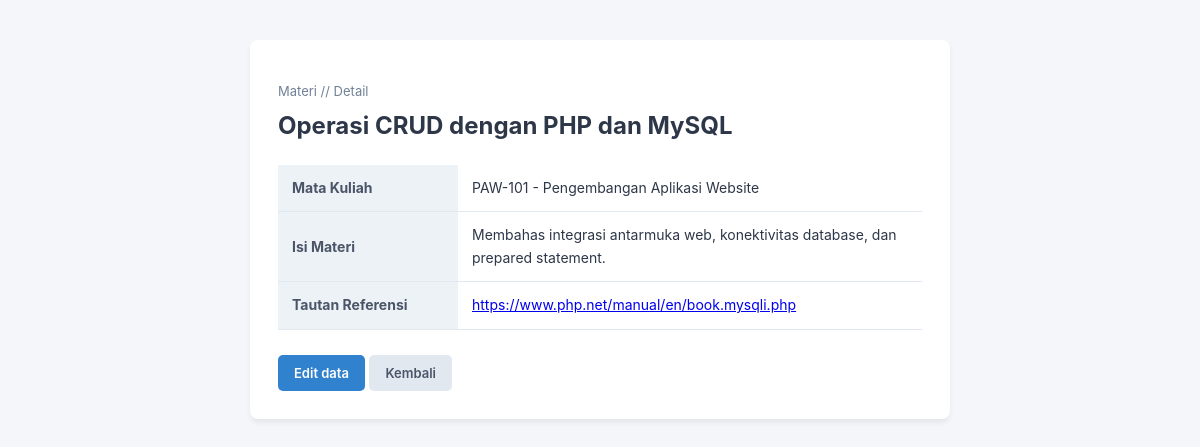
Page /detail_materi.php?id=2 on the committed database.
### tables this page shows
CREATE TABLE IF NOT EXISTS materi (
    id INT UNSIGNED AUTO_INCREMENT PRIMARY KEY,
    mata_kuliah_id INT UNSIGNED NOT NULL,
    judul VARCHAR(150) NOT NULL,
    isi TEXT NOT NULL,
    tautan VARCHAR(255) NOT NULL,
    FOREIGN KEY (mata_kuliah_id) REFERENCES mata_kuliah(id) ON DELETE RESTRICT
);

CREATE TABLE IF NOT EXISTS mata_kuliah (
    id INT UNSIGNED AUTO_INCREMENT PRIMARY KEY,
    kode VARCHAR(20) NOT NULL UNIQUE,
    nama VARCHAR(100) NOT NULL,
    dosen VARCHAR(100) NOT NULL,
    semester TINYINT UNSIGNED NOT NULL
);

### detail_materi.php (the view, shortened to what this page needs)
<?php
require 'koneksi.php';
$id = (int)($_GET['id'] ?? 0);
$stmt = $conn->prepare("SELECT m.*, mk.kode AS kode_mk, mk.nama AS nama_mk
                        FROM materi m
                        JOIN mata_kuliah mk ON m.mata_kuliah_id = mk.id
                        WHERE m.id = ?");
$stmt->bind_param('i', $id);
$stmt->execute();
$data = $stmt->get_result()->fetch_assoc();
?>
<!DOCTYPE html>
<html lang="id">
<head>
    <link rel="stylesheet" href="style.css">
</head>
<body>
    <main class="container">
        <div class="card" style="max-width: 700px; margin: 40px auto;">
            <p style="font-size: 13px; color: #718096; margin-bottom: 5px;">Materi // Detail</p>
            <h2 style="margin-top: 0;"><?= htmlspecialchars($data['judul']); ?></h2>
            <table>
                <tr>
                    <th style="width: 180px;">Mata Kuliah</th>
                    <td><?= htmlspecialchars($data['kode_mk'] . ' - ' . $data['nama_mk']); ?></td>
                </tr>
                <tr>
                    <th>Isi Materi</th>
                    <td><?= nl2br(htmlspecialchars($data['isi'])); ?></td>
                </tr>
                <tr>
                    <th>Tautan Referensi</th>
                    <td><a href="<?= htmlspecialchars($data['tautan']); ?>" target="_blank"><?= htmlspecialchars($data['tautan']); ?></a></td>
                </tr>
            </table>
            <div style="margin-top: 25px;">
                <a href="edit_materi.php?id=<?= $id; ?>" class="btn btn-primary">Edit data</a>
                <a href="materi.php" class="btn btn-secondary">Kembali</a>
            </div>
        </div>
    </main>
</body>
</html>

### style.css (style rules this page uses)
* { box-sizing: border-box; }
body { margin: 0; padding: 0; font-family: -apple-system, BlinkMacSystemFont, "Segoe UI", Roboto, Helvetica, Arial, sans-serif; background-color: #f4f6fa; color: #2d3748; line-height: 1.6; }
.container { max-width: 1050px; margin: 35px auto; padding: 0 20px; }
.card { background: #ffffff; border-radius: 8px; box-shadow: 0 4px 6px -1px rgba(0,0,0,0.08); padding: 28px; margin-bottom: 25px; }
table { width: 100%; border-collapse: collapse; margin-top: 15px; }
table th, table td { padding: 12px 14px; text-align: left; border-bottom: 1px solid #e2e8f0; font-size: 14px; }
table th { background-color: #edf2f7; color: #4a5568; font-weight: 700; }
.btn { display: inline-block; padding: 8px 16px; border-radius: 5px; font-size: 13px; font-weight: 600; text-decoration: none; cursor: pointer; border: none; }
.btn-primary { background: #3182ce; color: white; }
.btn-secondary { background: #e2e8f0; color: #4a5568; }

### rows in the picture
materi: judul "Operasi CRUD dengan PHP dan MySQL", mata_kuliah.nama "PAW-101 - Pengembangan Aplikasi Website", isi "Membahas integrasi antarmuka web, konektivitas database, dan prepared statement.", tautan "https://www.php.net/manual/en/book.mysqli.php"
